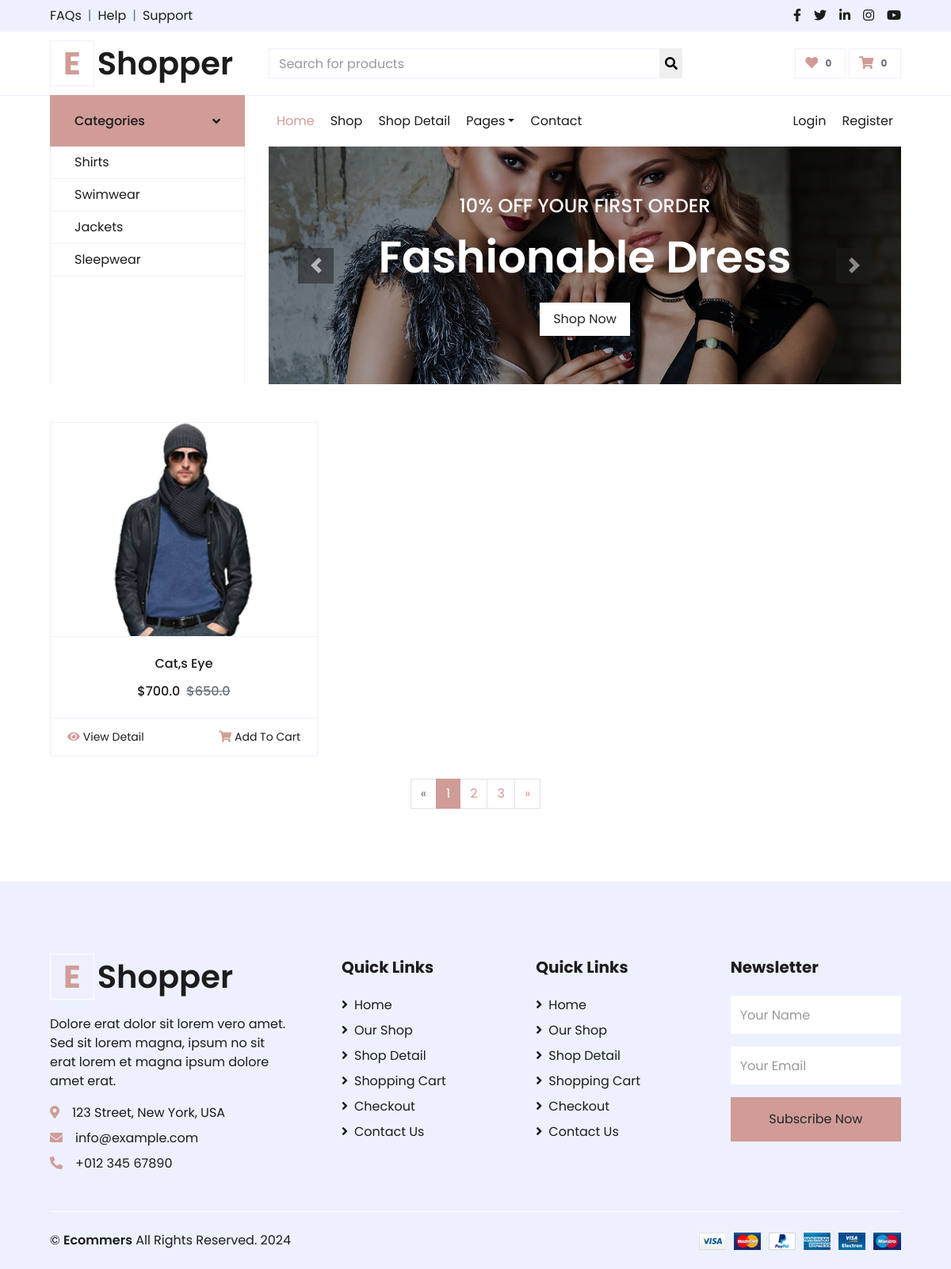
Page /product_by_cat/5/ on the committed database.
### adminpanel/models.py (models this page shows)
class category(models.Model):
    category_name = models.CharField(max_length=100)
    category_img = models.ImageField(upload_to='category/',blank=True,null=True,default=None)

class product(models.Model):
    peoduct_name = models.CharField(max_length=100)
    product_old_price = models.FloatField()
    product_new_price = models.FloatField()
    product_category = models.ForeignKey(category,on_delete=models.CASCADE,default=1,related_name='cat')

class product_img(models.Model):
    product_image_all = models.ImageField(upload_to='product/',blank=True,null=True)
    product_table = models.ForeignKey(product,on_delete=models.CASCADE, related_name='prod')

### website/views.py (the view)
# urls.py: path('product_by_cat/<int:id>/',views.show_product_by_cat, name='product_by_cat'),
def show_product_by_cat(request,id):
    cat_name = category.objects.all()
    product_by_cat =product.objects.filter(product_category_id=id).prefetch_related('prod')
    a = wish_counter(request)
    context = {
        'cat_name': cat_name,
        'product_by_cat': product_by_cat,
        'wish_list_count': a
    }
    return render(request, 'website/product_by_cat.html',context)

### website/views.py (called while the page is built)
def wish_counter(request):
    if request.session.has_key('customar_login'):
        wish_list_count = wishlist.objects.filter(customer_id_id = request.session['customar_login']).count()
        return wish_list_count
    else:
        wish_list_count = 0
        return wish_list_count

### templates/website/product_by_cat.html (shortened to what this page needs)
{% extends 'website/base.html' %}
{% load static %}
{% block content %}
   <div id="header-carousel" class="carousel slide" data-ride="carousel">
    <div class="carousel-inner">
        <div class="carousel-item active" style="height: 300px;">
            <img class="img-fluid" src="{% static 'website/img/carousel-1.jpg' %}" alt="Image">
            <div class="carousel-caption d-flex flex-column align-items-center justify-content-center">
                <div class="p-3" style="max-width: 700px;">
                    <h4 class="text-light text-uppercase font-weight-medium mb-3">10% Off Your First Order</h4>
                    <h3 class="display-4 text-white font-weight-semi-bold mb-4">Fashionable Dress</h3>
                    <a href="" class="btn btn-light py-2 px-3">Shop Now</a>
                </div>
            </div>
        </div>
    </div>
    <a class="carousel-control-prev" href="#header-carousel" data-slide="prev">
        <div class="btn btn-dark" style="width: 45px; height: 45px;">
            <span class="carousel-control-prev-icon mb-n2"></span>
        </div>
    </a>
    <a class="carousel-control-next" href="#header-carousel" data-slide="next">
        <div class="btn btn-dark" style="width: 45px; height: 45px;">
            <span class="carousel-control-next-icon mb-n2"></span>
        </div>
    </a>
</div>
</div>
</div>
</div>
        <div class="container-fluid pt-0">
            <div class="row px-xl-5">
                <div class="col-lg-12 col-md-12">
                    <div class="row pb-4">
                        <div class="col-lg-4 col-md-6 col-sm-12 pb-1">
                            {% for i in product_by_cat %}
                            <div class="card product-item border-0 mb-4">
                                <div class="card-header product-img position-relative overflow-hidden bg-transparent border p-0">
                                    <img class="img-fluid w-100" src="/media/{{i.prod.first.product_image_all}}" alt="">
                                </div>
                                <div class="card-body border-left border-right text-center p-0 pt-4 pb-3">
                                    <h6 class="text-truncate mb-3">{{i.peoduct_name}}</h6>
                                    <div class="d-flex justify-content-center">
                                        <h6>${{i.product_old_price}}</h6>
                                        <h6 class="text-muted ml-2"><del>${{i.product_new_price}}</del></h6>
                                    </div>
                                </div>
                                <div class="card-footer d-flex justify-content-between bg-light border">
                                    <a href="{% url 'shop_detail' i.id %}" class="btn btn-sm text-dark p-0"><i class="fas fa-eye text-primary mr-1"></i>View Detail</a>
                                    <a href="" class="btn btn-sm text-dark p-0"><i class="fas fa-shopping-cart text-primary mr-1"></i>Add To Cart</a>
                                </div>
                            </div>
                            {% endfor %}
                        </div>
                        <div class="col-12 pb-1">
                            <nav aria-label="Page navigation">
                              <ul class="pagination justify-content-center mb-3">
                                <li class="page-item disabled">
                                  <a class="page-link" href="#" aria-label="Previous">
                                    <span aria-hidden="true">&laquo;</span>
                                  </a>
                                </li>
                                <li class="page-item active"><a class="page-link" href="#">1</a></li>
                                <li class="page-item"><a class="page-link" href="#">2</a></li>
                                <li class="page-item"><a class="page-link" href="#">3</a></li>
                                <li class="page-item">
                                  <a class="page-link" href="#" aria-label="Next">
                                    <span aria-hidden="true">&raquo;</span>
                                  </a>
                                </li>
                              </ul>
                            </nav>
                        </div>
                    </div>
                </div>
            </div>
        </div>
{% endblock content %}

### templates/website/base.html (shortened to what this page needs)
<!DOCTYPE html>
{% load static %}
<html lang="en">
<head>
    <link href="https://cdnjs.cloudflare.com/ajax/libs/font-awesome/5.10.0/css/all.min.css" rel="stylesheet">
    <link href="{% static 'website/lib/owlcarousel/assets/owl.carousel.min.css' %}" rel="stylesheet">
    <link href="{% static 'website/css/style.css' %}" rel="stylesheet">
</head>
<body>
    <div class="container-fluid">
        <div class="row bg-secondary py-2 px-xl-5">
            <div class="col-lg-6 d-none d-lg-block">
                <div class="d-inline-flex align-items-center">
                    <a class="text-dark" href="">FAQs</a>
                    <span class="text-muted px-2">|</span>
                    <a class="text-dark" href="">Help</a>
                    <span class="text-muted px-2">|</span>
                    <a class="text-dark" href="">Support</a>
                </div>
            </div>
            <div class="col-lg-6 text-center text-lg-right">
                <div class="d-inline-flex align-items-center">
                    <a class="text-dark px-2" href="">
                        <i class="fab fa-facebook-f"></i>
                    </a>
                    <a class="text-dark px-2" href="">
                        <i class="fab fa-twitter"></i>
                    </a>
                    <a class="text-dark px-2" href="">
                        <i class="fab fa-linkedin-in"></i>
                    </a>
                    <a class="text-dark px-2" href="">
                        <i class="fab fa-instagram"></i>
                    </a>
                    <a class="text-dark pl-2" href="">
                        <i class="fab fa-youtube"></i>
                    </a>
                </div>
            </div>
        </div>
        <div class="row align-items-center py-3 px-xl-5">
            <div class="col-lg-3 d-none d-lg-block">
                <a href="" class="text-decoration-none">
                    <h1 class="m-0 display-5 font-weight-semi-bold"><span class="text-primary font-weight-bold border px-3 mr-1">E</span>Shopper</h1>
                </a>
            </div>
            <div class="col-lg-6 col-6 text-left">
                <form action="{% url 'search' %}" method="GET">
                    <div class="input-group">
                        <input type="text" name="p_search" class="form-control" placeholder="Search for products">
                        <button href="" style="border:none;" name="search" class="fa fa-search"></button>
                    </div>
                </form>
            </div>
            <div class="col-lg-3 col-6 text-right">
                <a href="{% url 'wish_details' %}" class="btn border">
                    <i class="fas fa-heart text-primary"></i>
                    <span class="badge">{{ wish_list_count }}</span>
                </a>
                <a href="" class="btn border">
                    <i class="fas fa-shopping-cart text-primary"></i>
                    <span class="badge">{{request.session.cart.keys | length}}</span>
                </a>
            </div>
        </div>
    </div>
    <div class="container-fluid mb-5">
        <div class="row border-top px-xl-5">
            <div class="col-lg-3 d-none d-lg-block">
                <a class="btn shadow-none d-flex align-items-center justify-content-between bg-primary text-white w-100" data-toggle="collapse" href="#navbar-vertical" style="height: 65px; margin-top: -1px; padding: 0 30px;">
                    <h6 class="m-0">Categories</h6>
                    <i class="fa fa-angle-down text-dark"></i>
                </a>
                <nav class="collapse show navbar navbar-vertical navbar-light align-items-start p-0 border border-top-0 border-bottom-0" id="navbar-vertical">
                    <div class="navbar-nav w-100 overflow-hidden" style="height: 300px">
                        {% for i in cat_name  %}
                        <a href="{% url 'product_by_cat' i.id %}" class="nav-item nav-link">{{i.category_name}}</a>
                        {% endfor %}
                    </div>
                </nav>
            </div>
            <div class="col-lg-9">
                <nav class="navbar navbar-expand-lg bg-light navbar-light py-3 py-lg-0 px-0">
                    <div class="collapse navbar-collapse justify-content-between" id="navbarCollapse">
                        <div class="navbar-nav mr-auto py-0">
                            <a href="{% url 'home' %}" class="nav-item nav-link active">Home</a>
                            <a href="{% url 'product_shop' %}" class="nav-item nav-link">Shop</a>
                            <a href="" class="nav-item nav-link">Shop Detail</a>
                            <div class="nav-item dropdown">
                                <a href="#" class="nav-link dropdown-toggle" data-toggle="dropdown">Pages</a>
                            </div>
                            <a href="{% url 'contact' %}" class="nav-item nav-link">Contact</a>
                        </div>
                        <div class="navbar-nav ml-auto py-0">
                            {% if request.session.customar_login %}
                            <a href="{% url 'customar_logout' %}" class="nav-item nav-link">Log Out</a>
                            {% else %}
                            <a href="{% url 'customar_login' %}" class="nav-item nav-link" data-toggle="modal" data-target="#modalLoginForm">Login</a>
                            <a href="" class="nav-item nav-link" data-toggle="modal" data-target="#modalRegisterForm">Register</a>
                            {% endif %}
                        </div>
                    </div>
                </nav>
                {% block content %}
                {% endblock content %}
    <div class="container-fluid bg-secondary text-dark mt-5 pt-5">
        <div class="row px-xl-5 pt-5">
            <div class="col-lg-4 col-md-12 mb-5 pr-3 pr-xl-5">
                <a href="" class="text-decoration-none">
                    <h1 class="mb-4 display-5 font-weight-semi-bold"><span class="text-primary font-weight-bold border border-white px-3 mr-1">E</span>Shopper</h1>
                </a>
                <p>Dolore erat dolor sit lorem vero amet. Sed sit lorem magna, ipsum no sit erat lorem et magna ipsum dolore amet erat.</p>
                <p class="mb-2"><i class="fa fa-map-marker-alt text-primary mr-3"></i>123 Street, New York, USA</p>
                <p class="mb-2"><i class="fa fa-envelope text-primary mr-3"></i>info@example.com</p>
                <p class="mb-0"><i class="fa fa-phone-alt text-primary mr-3"></i>+012 345 67890</p>
            </div>
            <div class="col-lg-8 col-md-12">
                <div class="row">
                    <div class="col-md-4 mb-5">
                        <h5 class="font-weight-bold text-dark mb-4">Quick Links</h5>
                        <div class="d-flex flex-column justify-content-start">
                            <a class="text-dark mb-2" href="index.html"><i class="fa fa-angle-right mr-2"></i>Home</a>
                            <a class="text-dark mb-2" href="shop.html"><i class="fa fa-angle-right mr-2"></i>Our Shop</a>
                            <a class="text-dark mb-2" href="detail.html"><i class="fa fa-angle-right mr-2"></i>Shop Detail</a>
                            <a class="text-dark mb-2" href="cart.html"><i class="fa fa-angle-right mr-2"></i>Shopping Cart</a>
                            <a class="text-dark mb-2" href="checkout.html"><i class="fa fa-angle-right mr-2"></i>Checkout</a>
                            <a class="text-dark" href="contact.html"><i class="fa fa-angle-right mr-2"></i>Contact Us</a>
                        </div>
                    </div>
                    <div class="col-md-4 mb-5">
                        <h5 class="font-weight-bold text-dark mb-4">Quick Links</h5>
                        <div class="d-flex flex-column justify-content-start">
                            <a class="text-dark mb-2" href="index.html"><i class="fa fa-angle-right mr-2"></i>Home</a>
                            <a class="text-dark mb-2" href="shop.html"><i class="fa fa-angle-right mr-2"></i>Our Shop</a>
                            <a class="text-dark mb-2" href="detail.html"><i class="fa fa-angle-right mr-2"></i>Shop Detail</a>
                            <a class="text-dark mb-2" href="cart.html"><i class="fa fa-angle-right mr-2"></i>Shopping Cart</a>
                            <a class="text-dark mb-2" href="checkout.html"><i class="fa fa-angle-right mr-2"></i>Checkout</a>
                            <a class="text-dark" href="contact.html"><i class="fa fa-angle-right mr-2"></i>Contact Us</a>
                        </div>
                    </div>
                    <div class="col-md-4 mb-5">
                        <h5 class="font-weight-bold text-dark mb-4">Newsletter</h5>
                        <form action="">
                            <div class="form-group">
                                <input type="text" class="form-control border-0 py-4" placeholder="Your Name" required="required" />
                            </div>
                            <div class="form-group">
                                <input type="email" class="form-control border-0 py-4" placeholder="Your Email"
                                    required="required" />
                            </div>
                            <div>
                                <button class="btn btn-primary btn-block border-0 py-3" type="submit">Subscribe Now</button>
                            </div>
                        </form>
                    </div>
                </div>
            </div>
        </div>
        <div class="row border-top border-light mx-xl-5 py-4">
            <div class="col-md-6 px-xl-0">
                <p class="mb-md-0 text-center text-md-left text-dark">
                    &copy; <a class="text-dark font-weight-semi-bold" href="#">Ecommers</a> All Rights Reserved. 2024
                </p>
            </div>
            <div class="col-md-6 px-xl-0 text-center text-md-right">
                <img class="img-fluid" src="img/payments.png" alt="">
            </div>
        </div>
    </div>
</body>
</html>

### rows in the picture
category: category_name "Shirts"
category: category_name "Swimwear"
category: category_name "Jackets"
category: category_name "Sleepwear"
product: prod.first.product_image_all (picture), peoduct_name "Cat,s Eye", product_old_price "700.0", product_new_price "650.0"

### other values in the picture
{{ wish_list_count }} "0"
{{ request.session.cart.keys | length }} "0"
